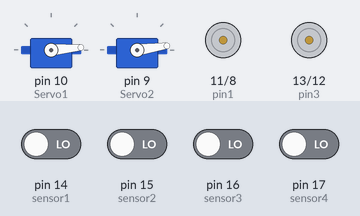
Recording of a sketch running on a simulated Arduino Uno, built with avr-gcc and run on an emulated ATmega328P. Parts: 2 × servo, motor-driver pin pairs drawn as motors (green arrow = first pin HIGH = forward, orange = second pin HIGH = backward, longer = more drive, scaled by the enable pin). Inputs (shaded band) come from the test bench; at power-on: pin 14 (sensor1), pin 15 (sensor2), pin 16 (sensor3), pin 17 (sensor4) LOW.

Above: at 1.26 s.
1.3 s: pin 14 (sensor1) driven HIGH
11.4 s: pin 15 (sensor2) driven HIGH
At 14.2 s:
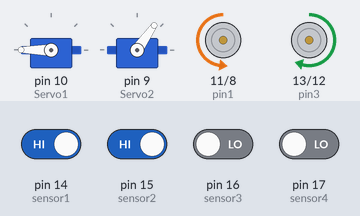
21.5 s: pin 17 (sensor4) driven HIGH
At 22.7 s:
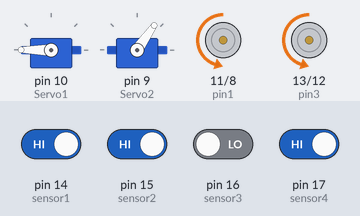
31.6 s: pin 16 (sensor3) driven HIGH
At 32.8 s:
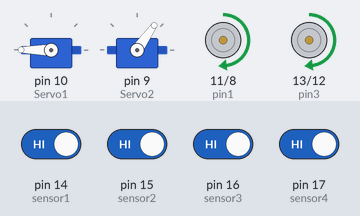
41.7 s: pin 14 (sensor1) driven LOW
At 42.8 s:
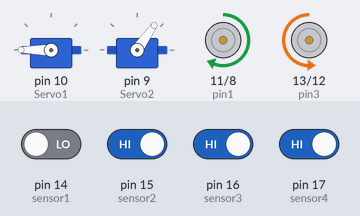
51.8 s: pin 17 (sensor4) driven LOW
At 52.6 s:
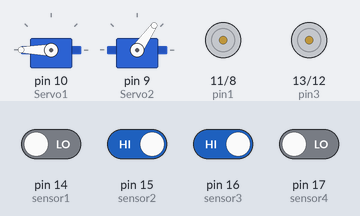
Timing chart, 0 to 66.7 s (numbered marks = the images above; inputs shaded):
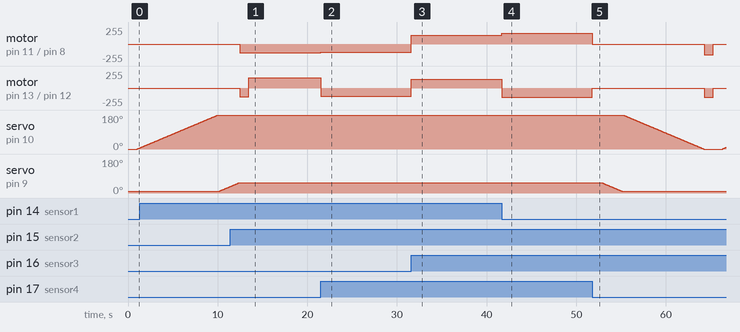

Measured:
- after the input at 11.4 s, motor on pin 11 (pin1) / pin 8 (pin2): goes on until 12.5 s, then stays backward 130/255
- after the input at 21.5 s, motor on pin 11 (pin1) / pin 8 (pin2): backward 130/255 → backward 120/255 at once; motor on pin 13 (pin3) / pin 12 (pin4): forward 155/255 → backward 120/255 at once
- after the input at 31.6 s, motor on pin 11 (pin1) / pin 8 (pin2), motor on pin 13 (pin3) / pin 12 (pin4): backward 120/255 → forward 130/255 at once
- after the input at 41.7 s, motor on pin 11 (pin1) / pin 8 (pin2): forward 130/255 → forward 160/255 at once; motor on pin 13 (pin3) / pin 12 (pin4): forward 130/255 → backward 135/255 at once
- after the input at 51.8 s, motor on pin 11 (pin1) / pin 8 (pin2): forward 160/255 → stopped at once, → backward 160/255 12.5 s later, → stopped 1.0 s later; motor on pin 13 (pin3) / pin 12 (pin4): backward 135/255 → stopped at once, → backward 135/255 12.5 s later, → stopped 1.0 s later

The sketch:

main_ctrl.ino
```cpp
#define STOP 0
#define FORWARD 1
#define BACKWARD 2
#define TURNLEFT 3
#define TURNRIGHT 4

#include <Servo.h>
Servo Servo1,Servo2;

int pin1 = 11; // 控制左右两个电机
int pin2 = 8;
int pin3 = 13;
int pin4 = 12;
int ENA = 3; //控制PWM
int ENB = 5;
int sensor1 = 14; //四路传感器
int sensor2 = 15;
int sensor3 = 16;
int sensor4 = 17;
int s = 0;

int stopcount=0;

void Write(int num,int s,int d)
{
  if (num == 1)
  {
    if (d >= s)
    {
      for(int i=s;i<=d;i++)
      {
        Servo1.write(i);
        delay(50);
      }

    }
    else if(d<s)
    {
      for(int i=s;i>=d;i--)
      {
        Servo1.write(i);
        delay(50);
      }
    }
  }
  else if (num == 2)
  {
    if (d >= s)
    {
      for(int i=s;i<=d;i++)
      {
        Servo2.write(i);
        delay(50);
      }
    }
    else if(d<s)
    {
      for(int i=s;i>=d;i--)
      {
        Servo2.write(i);
        delay(50);
      }
    }
  }
}


void setup()
{
  //Serial.begin(9600);
  pinMode(pin1, OUTPUT);
  pinMode(pin2, OUTPUT);
  pinMode(pin3, OUTPUT);
  pinMode(pin4, OUTPUT);

  pinMode(ENA, OUTPUT);
  pinMode(ENB, OUTPUT);

  pinMode(sensor1, INPUT);
  pinMode(sensor2, INPUT);
  pinMode(sensor3, INPUT);
  pinMode(sensor4, INPUT);

  Servo1.attach(10);
  Servo2.attach(9);

  Servo1.write(0);
  Servo2.write(8);
}

void loop()
{
  tracing();
}
void motorRun(int cmd, int value) //定义函数，两个形参分别：cmd控制方向，value是速度值
{

  switch (cmd)
  {
  case FORWARD:
    digitalWrite(pin2, HIGH);
    digitalWrite(pin1, LOW);
    digitalWrite(pin4, HIGH);
    digitalWrite(pin3, LOW);
    analogWrite(ENA, value); //设置PWM输出，value设置速度
    analogWrite(ENB, value);
    break;
  case BACKWARD:
    digitalWrite(pin1, HIGH);
    digitalWrite(pin2, LOW);
    digitalWrite(pin3, HIGH);
    digitalWrite(pin4, LOW);
    analogWrite(ENA, value); //设置PWM输出，value设置速度
    analogWrite(ENB, value);
    break;
  case TURNLEFT:
    digitalWrite(pin1, HIGH);
    digitalWrite(pin2, LOW);
    digitalWrite(pin3, LOW);
    digitalWrite(pin4, HIGH);
    analogWrite(ENA, value+25); //设置PWM输出，value设置速度
    analogWrite(ENB, value);
    break;
  case TURNRIGHT:
    digitalWrite(pin1, LOW);
    digitalWrite(pin2, HIGH);
    digitalWrite(pin3, HIGH);
    digitalWrite(pin4, LOW);
    analogWrite(ENA, value); //设置PWM输出，value设置速度
    analogWrite(ENB, value+25);
    break;
  case STOP:
    digitalWrite(pin1, LOW);
    digitalWrite(pin2, LOW);
    digitalWrite(pin3, LOW);
    digitalWrite(pin4, LOW);
    analogWrite(ENA, value); //设置PWM输出，value设置速度
    analogWrite(ENB, value);
  }
}

void tracing()
{
  int data[4];
  data[0] = digitalRead(sensor1); //读取四个传感器值
  data[1] = digitalRead(sensor2);
  data[2] = digitalRead(sensor3);
  data[3] = digitalRead(sensor4);

  if ((data[0] && !data[1]) || (data[3] && !data[2]) || (!data[0] && data[1] && !data[2] && !data[3])) //左右都没有检测到
  {
    delay(s);
    motorRun(FORWARD, 120);
  }

  if ((data[1] && data[0] && !data[3]) || (!data[0] && !data[1] && data[2] && !data[3])) //右边检测到黑线
  {
    delay(s);
    motorRun(TURNRIGHT, 130);
  }

  if (data[3] && data[2] && !data[0]) //左边检测到黑线
  {
    delay(s);
    motorRun(TURNLEFT, 135);
  }
  if ((!data[1] && !data[2] && !data[3] && !data[0]) || (!data[0] && data[1] && data[2] && !data[3])) //停止
  {

    motorRun(STOP, 0);
    delay(1000);
    stopcount += 1;
    if(stopcount%2 == 1)
    {
      fetchObj();
    }else if (stopcount%1 == 0)
    {
      dropObj();
    }
    motorRun(FORWARD, 130);
    delay(1000);
    motorRun(STOP, 0);
  }
  if (data[1] && data[2] && data[3] && data[0]) //后退
  {
    delay(s);
    motorRun(BACKWARD, 130);
  }
  /*
  Serial.print(data[0]);
  Serial.print("---");
  Serial.print(data[1]);
  Serial.print("---");
  Serial.print(data[2]);
  Serial.print("---");
  Serial.print(data[3]);
  Serial.print("---");
*/
}

void fetchObj()
{
  Write(1, 0, 180);
  Write(2, 8, 55);
}

void dropObj()
{
  Write(2, 55, 8);
  Write(1, 180, 0);
}
```
